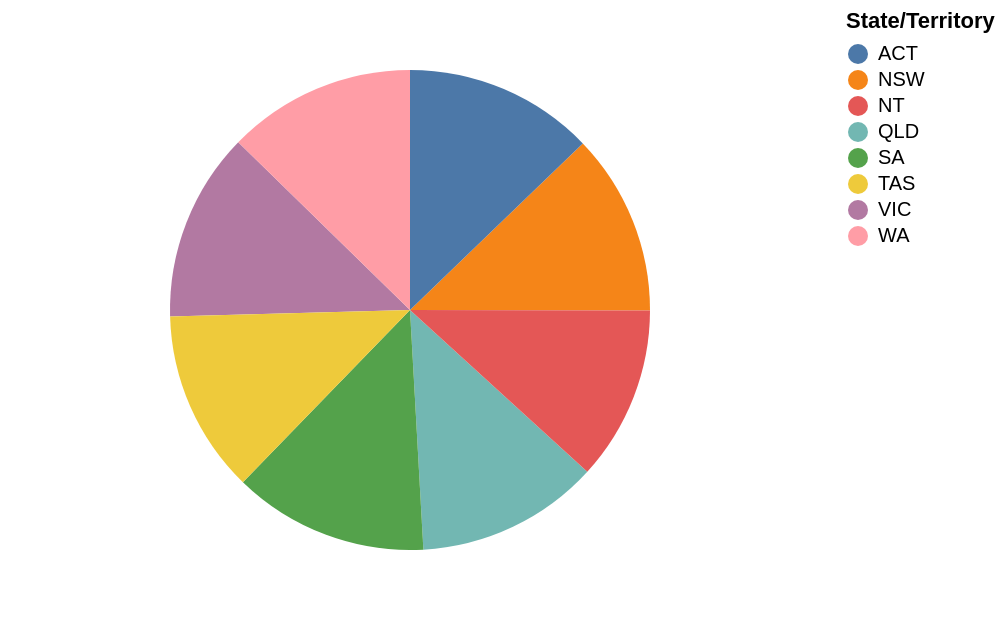

The specification (Vega-Lite) saved for this image:
### Vega-Lite specification from a JSON file in a GitHub repository (floating-point values rounded to 4 significant figures)
{"$schema": "https://vega.github.io/schema/vega-lite/v5.json", "description": "Proportion of ECEC contact staff with Certificate III/IV, Diploma or Advanced Diploma by State/Territory (Pie Chart)", "width": 400, "height": 300, "data": {"values": [{"State": "NSW", "Proportion": 73.0}, {"State": "VIC", "Proportion": 76.0}, {"State": "QLD", "Proportion": 73.6}, {"State": "SA", "Proportion": 78.4}, {"State": "WA", "Proportion": 75.7}, {"State": "TAS", "Proportion": 73.4}, {"State": "NT", "Proportion": 70.0}, {"State": "ACT", "Proportion": 76.3}]}, "mark": {"type": "arc", "outerRadius": 120}, "encoding": {"theta": {"field": "Proportion", "type": "quantitative", "title": "Proportion Qualified (%)"}, "color": {"field": "State", "type": "nominal", "title": "State/Territory"}, "tooltip": [{"field": "State", "title": "State/Territory"}, {"field": "Proportion", "title": "Proportion Qualified (%)", "format": ".1f"}]}, "view": {"stroke": null}}
